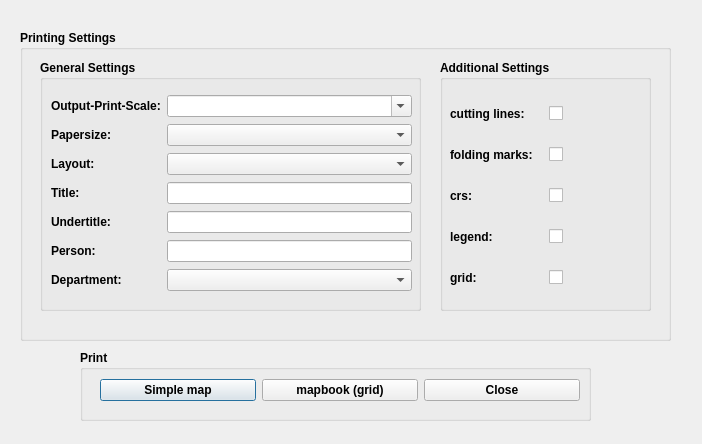
<?xml version="1.0" encoding="UTF-8"?>
<ui version="4.0">
 <class>VogisPrint</class>
 <widget class="QDialog" name="VogisPrint">
  <property name="enabled">
   <bool>true</bool>
  </property>
  <property name="geometry">
   <rect>
    <x>0</x>
    <y>0</y>
    <width>702</width>
    <height>444</height>
   </rect>
  </property>
  <property name="sizePolicy">
   <sizepolicy hsizetype="Fixed" vsizetype="Fixed">
    <horstretch>0</horstretch>
    <verstretch>0</verstretch>
   </sizepolicy>
  </property>
  <property name="windowTitle">
   <string>VogisPrint</string>
  </property>
  <widget class="QGroupBox" name="groupBox_9">
   <property name="geometry">
    <rect>
     <x>20</x>
     <y>30</y>
     <width>651</width>
     <height>311</height>
    </rect>
   </property>
   <property name="font">
    <font>
     <weight>75</weight>
     <bold>true</bold>
    </font>
   </property>
   <property name="title">
    <string>Printing Settings</string>
   </property>
   <widget class="QGroupBox" name="groupBox_7">
    <property name="geometry">
     <rect>
      <x>20</x>
      <y>30</y>
      <width>381</width>
      <height>251</height>
     </rect>
    </property>
    <property name="title">
     <string>General Settings</string>
    </property>
    <widget class="QWidget" name="layoutWidget">
     <property name="geometry">
      <rect>
       <x>11</x>
       <y>34</y>
       <width>361</width>
       <height>201</height>
      </rect>
     </property>
     <layout class="QGridLayout" name="gridLayout_2">
      <item row="0" column="0">
       <widget class="QLabel" name="label">
        <property name="toolTip">
         <string notr="true"/>
        </property>
        <property name="statusTip">
         <string notr="true"/>
        </property>
        <property name="text">
         <string>Output-Print-Scale:</string>
        </property>
       </widget>
      </item>
      <item row="0" column="1">
       <widget class="QComboBox" name="printScale">
        <property name="toolTip">
         <string notr="true"/>
        </property>
        <property name="editable">
         <bool>true</bool>
        </property>
        <property name="maxVisibleItems">
         <number>16</number>
        </property>
       </widget>
      </item>
      <item row="1" column="0">
       <widget class="QLabel" name="label_2">
        <property name="text">
         <string>Papersize:</string>
        </property>
       </widget>
      </item>
      <item row="1" column="1">
       <widget class="QComboBox" name="printFormat"/>
      </item>
      <item row="2" column="0">
       <widget class="QLabel" name="label_5">
        <property name="text">
         <string>Layout: </string>
        </property>
       </widget>
      </item>
      <item row="2" column="1">
       <widget class="QComboBox" name="layout"/>
      </item>
      <item row="3" column="0">
       <widget class="QLabel" name="label_3">
        <property name="text">
         <string>Title: </string>
        </property>
       </widget>
      </item>
      <item row="3" column="1">
       <widget class="QLineEdit" name="title">
        <property name="text">
         <string/>
        </property>
        <property name="readOnly">
         <bool>false</bool>
        </property>
       </widget>
      </item>
      <item row="4" column="0">
       <widget class="QLabel" name="label_4">
        <property name="text">
         <string>Undertitle: </string>
        </property>
       </widget>
      </item>
      <item row="4" column="1">
       <widget class="QLineEdit" name="subtitle">
        <property name="enabled">
         <bool>true</bool>
        </property>
        <property name="text">
         <string/>
        </property>
       </widget>
      </item>
      <item row="5" column="0">
       <widget class="QLabel" name="label_6">
        <property name="text">
         <string>Person: </string>
        </property>
       </widget>
      </item>
      <item row="5" column="1">
       <widget class="QLineEdit" name="person">
        <property name="enabled">
         <bool>true</bool>
        </property>
       </widget>
      </item>
      <item row="6" column="0">
       <widget class="QLabel" name="label_7">
        <property name="text">
         <string>Department:</string>
        </property>
       </widget>
      </item>
      <item row="6" column="1">
       <widget class="QComboBox" name="department"/>
      </item>
     </layout>
    </widget>
   </widget>
   <widget class="QGroupBox" name="groupBox_8">
    <property name="geometry">
     <rect>
      <x>420</x>
      <y>30</y>
      <width>211</width>
      <height>251</height>
     </rect>
    </property>
    <property name="title">
     <string>Additional Settings</string>
    </property>
    <widget class="QWidget" name="">
     <property name="geometry">
      <rect>
       <x>10</x>
       <y>30</y>
       <width>191</width>
       <height>211</height>
      </rect>
     </property>
     <layout class="QGridLayout" name="gridLayout">
      <item row="0" column="0">
       <widget class="QLabel" name="label_40">
        <property name="text">
         <string>cutting lines: </string>
        </property>
       </widget>
      </item>
      <item row="0" column="1">
       <widget class="QCheckBox" name="cuttinglines">
        <property name="minimumSize">
         <size>
          <width>0</width>
          <height>23</height>
         </size>
        </property>
        <property name="statusTip">
         <string extracomment="2"/>
        </property>
        <property name="text">
         <string/>
        </property>
       </widget>
      </item>
      <item row="1" column="0">
       <widget class="QLabel" name="label_43">
        <property name="text">
         <string>folding marks:</string>
        </property>
       </widget>
      </item>
      <item row="1" column="1">
       <widget class="QCheckBox" name="foldingmarks">
        <property name="minimumSize">
         <size>
          <width>0</width>
          <height>23</height>
         </size>
        </property>
        <property name="statusTip">
         <string extracomment="2"/>
        </property>
        <property name="text">
         <string/>
        </property>
       </widget>
      </item>
      <item row="2" column="0">
       <widget class="QLabel" name="label_42">
        <property name="text">
         <string>crs:</string>
        </property>
       </widget>
      </item>
      <item row="2" column="1">
       <widget class="QCheckBox" name="crsdesc">
        <property name="minimumSize">
         <size>
          <width>0</width>
          <height>23</height>
         </size>
        </property>
        <property name="statusTip">
         <string extracomment="2"/>
        </property>
        <property name="text">
         <string/>
        </property>
       </widget>
      </item>
      <item row="3" column="0">
       <widget class="QLabel" name="label_39">
        <property name="text">
         <string>legend: </string>
        </property>
       </widget>
      </item>
      <item row="3" column="1">
       <widget class="QCheckBox" name="legend">
        <property name="minimumSize">
         <size>
          <width>0</width>
          <height>23</height>
         </size>
        </property>
        <property name="statusTip">
         <string extracomment="2"/>
        </property>
        <property name="text">
         <string/>
        </property>
       </widget>
      </item>
      <item row="4" column="0">
       <widget class="QLabel" name="label_44">
        <property name="text">
         <string>grid:</string>
        </property>
       </widget>
      </item>
      <item row="4" column="1">
       <widget class="QCheckBox" name="grid">
        <property name="enabled">
         <bool>true</bool>
        </property>
        <property name="minimumSize">
         <size>
          <width>0</width>
          <height>23</height>
         </size>
        </property>
        <property name="statusTip">
         <string extracomment="2"/>
        </property>
        <property name="text">
         <string/>
        </property>
        <property name="autoRepeat">
         <bool>false</bool>
        </property>
        <property name="tristate">
         <bool>false</bool>
        </property>
       </widget>
      </item>
     </layout>
    </widget>
   </widget>
  </widget>
  <widget class="QGroupBox" name="groupBox_10">
   <property name="geometry">
    <rect>
     <x>80</x>
     <y>350</y>
     <width>511</width>
     <height>71</height>
    </rect>
   </property>
   <property name="font">
    <font>
     <weight>75</weight>
     <bold>true</bold>
    </font>
   </property>
   <property name="title">
    <string>Print</string>
   </property>
   <widget class="QWidget" name="horizontalLayoutWidget">
    <property name="geometry">
     <rect>
      <x>20</x>
      <y>20</y>
      <width>480</width>
      <height>41</height>
     </rect>
    </property>
    <layout class="QHBoxLayout" name="horizontalLayout_3">
     <item>
      <widget class="QPushButton" name="pushButton_3">
       <property name="text">
        <string>Simple map</string>
       </property>
      </widget>
     </item>
     <item>
      <widget class="QPushButton" name="pushButton_2">
       <property name="text">
        <string>mapbook (grid)</string>
       </property>
      </widget>
     </item>
     <item>
      <widget class="QPushButton" name="pushButton_4">
       <property name="text">
        <string>Close</string>
       </property>
      </widget>
     </item>
    </layout>
   </widget>
  </widget>
 </widget>
 <resources/>
 <connections>
  <connection>
   <sender>pushButton_4</sender>
   <signal>pressed()</signal>
   <receiver>VogisPrint</receiver>
   <slot>close()</slot>
   <hints>
    <hint type="sourcelabel">
     <x>578</x>
     <y>390</y>
    </hint>
    <hint type="destinationlabel">
     <x>413</x>
     <y>221</y>
    </hint>
   </hints>
  </connection>
  <connection>
   <sender>pushButton_3</sender>
   <signal>pressed()</signal>
   <receiver>VogisPrint</receiver>
   <slot>accept()</slot>
   <hints>
    <hint type="sourcelabel">
     <x>116</x>
     <y>390</y>
    </hint>
    <hint type="destinationlabel">
     <x>413</x>
     <y>221</y>
    </hint>
   </hints>
  </connection>
 </connections>
</ui>
